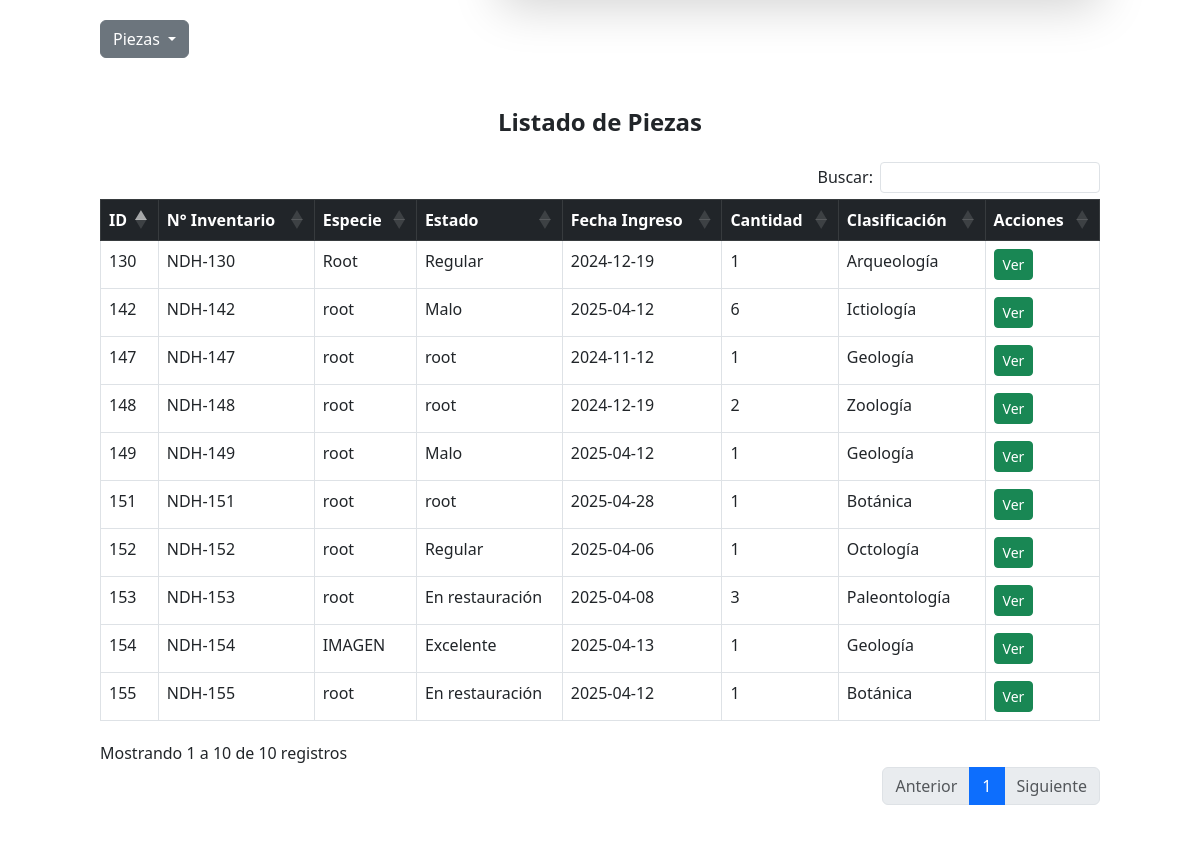
Before: /listados/piezasListado.php (middle part) with the older database file.
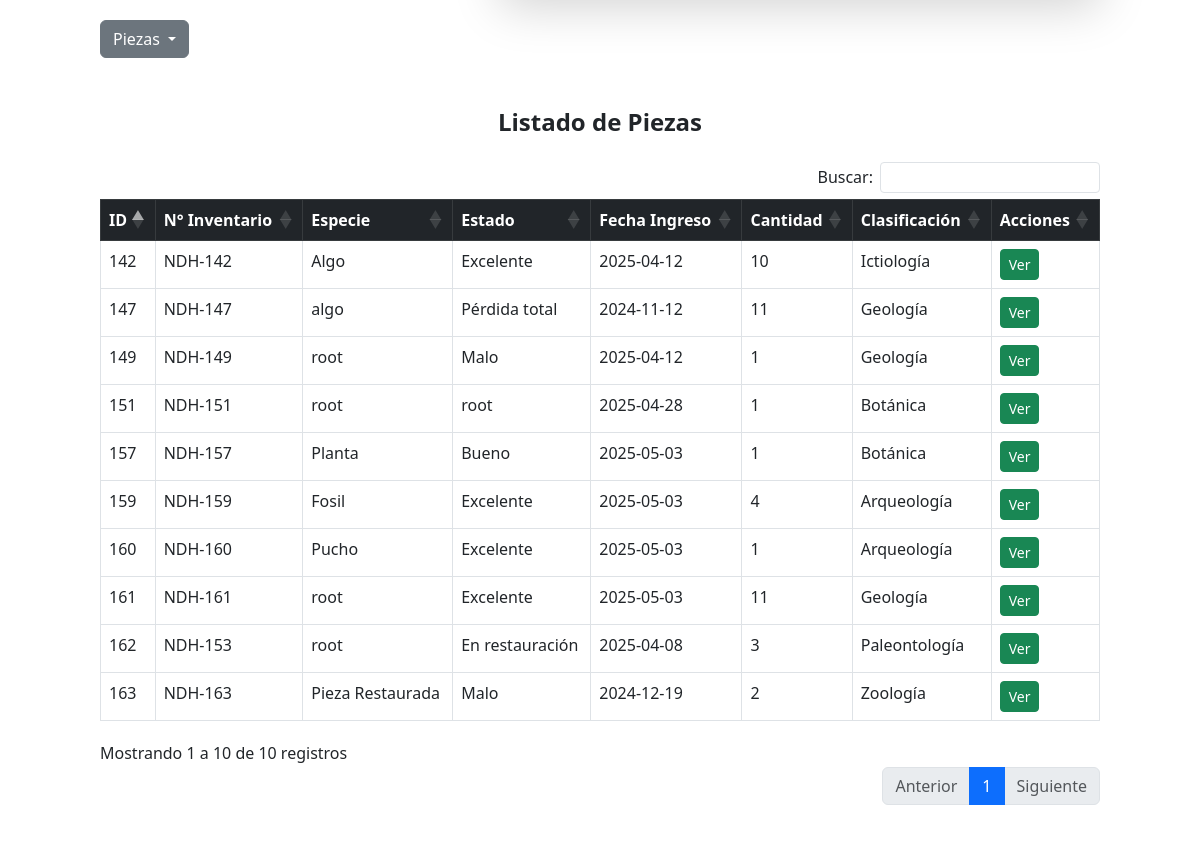
After: the same page with the newer database file.
### tables this page shows
CREATE TABLE `pieza` (
  `idPieza` int(11) NOT NULL,
  `num_inventario` varchar(255) DEFAULT NULL,
  `especie` varchar(255) DEFAULT NULL,
  `estado_conservacion` varchar(255) DEFAULT NULL,
  `fecha_ingreso` date DEFAULT NULL,
  `cantidad_de_piezas` varchar(255) DEFAULT NULL,
  `clasificacion` varchar(255) DEFAULT NULL,
  `observacion` varchar(255) DEFAULT NULL,
  `imagen` varchar(255) DEFAULT NULL,
  `Donante_idDonante` int(11) NOT NULL
);

### modelo/bd.php (called while the page is built, shortened)
<?php
class Db {
	public function __construct($host='localhost',$db_name='museo',$db_user='root',$db_pass='') {
		$this->host = $host;
		$this->db = $db_name;
		$this->user = $db_user;
		$this->pass = $db_pass;
		try {
           $this->conection = new PDO('mysql:host='.$this->host.'; dbname='.$this->db, $this->user, $this->pass);
        } catch (PDOException $e) {
            echo $e->getCode()." ; ".$e->getMessage();
            exit();
        }
	}
}

### modelo/pieza.php (called while the page is built, shortened)
<?php
require_once "bd.php";
class Pieza {
    protected $table = "pieza";
    protected $conection;
    private function getConection() {
        $db = new Db();
        $this->conection = $db->conection;
    }
    public function getAllPiezas() {
        $sql = "SELECT * FROM " . $this->table;
        $stmt = $this->conection->prepare($sql);
        $stmt->execute();
        return $stmt->fetchAll(PDO::FETCH_ASSOC);
    }
}
?>

### listados/piezasListado.php (the view, shortened to what this page needs)
<?php
require_once "../modelo/pieza.php";
$pieza = new Pieza();
$piezas = $pieza->getAllPiezas();
?>
<!DOCTYPE html>
<html lang="es">
<head>
    <link href="https://cdn.jsdelivr.net/npm/bootstrap@5.3.0/dist/css/bootstrap.min.css" rel="stylesheet">
    <link href="https://cdn.jsdelivr.net/npm/tailwindcss@2.2.19/dist/tailwind.min.css" rel="stylesheet">
    <link rel="stylesheet" href="https://cdn.datatables.net/1.11.5/css/dataTables.bootstrap5.min.css">
    <link rel="stylesheet" href="https://cdn.datatables.net/buttons/2.2.2/css/buttons.dataTables.min.css">
    <link rel="stylesheet" href="../public/css/index.css">
</head>
<body>
<?php include('../includes/breadcrumb.php')?>
<div class="container mt-5">
    <h1 class="mb-4 text-center text-2xl font-bold">Listado de Piezas</h1>
<table id="tablaPiezas" class="table table-hover table-bordered w-100">
    <thead class="table-dark">
        <tr>
            <th>ID</th>
            <th class="d-none d-sm-table-cell">N° Inventario</th>
            <th>Especie</th>
            <th class="d-none d-md-table-cell">Estado</th>
            <th class="d-none d-lg-table-cell">Fecha Ingreso</th>
            <th class="d-none d-sm-table-cell">Cantidad</th>
            <th class="d-none d-md-table-cell">Clasificación</th>
            <th>Acciones</th>
        </tr>
    </thead>
    <tbody>
        <?php if (!empty($piezas)) : ?>
            <?php foreach ($piezas as $p) : ?>
                <tr id="pieza-<?php echo $p['idPieza']; ?>">
                    <td><?php echo $p['idPieza']; ?></td>
                    <td class="d-none d-sm-table-cell"><?php echo $p['num_inventario']; ?></td>
                    <td><?php echo $p['especie']; ?></td>
                    <td class="d-none d-md-table-cell"><?php echo $p['estado_conservacion']; ?></td>
                    <td class="d-none d-lg-table-cell"><?php echo $p['fecha_ingreso']; ?></td>
                    <td class="d-none d-sm-table-cell"><?php echo $p['cantidad_de_piezas']; ?></td>
                    <td class="d-none d-md-table-cell"><?php echo $p['clasificacion']; ?></td>
                    <td>
                        <div class="btn-group btn-group-sm" role="group">
                            <a href="funciones/verPieza.php?id=<?php echo $p['idPieza']; ?>" class="btn btn-success">Ver</a>
                        </div>
                    </td>
                </tr>
            <?php endforeach; ?>
        <?php else : ?>
            <tr>
                <td colspan="8" class="text-center">No hay piezas registradas.</td>
            </tr>
        <?php endif; ?>
    </tbody>
</table>
</div>
</body>
</html>

Changed rows visible on the page:
removed pieza: idPieza "130", num_inventario "NDH-130", especie "Root", estado_conservacion "Regular", fecha_ingreso "2024-12-19", cantidad_de_piezas "1", clasificacion "Arqueología"
removed pieza: idPieza "148", num_inventario "NDH-148", especie "root", estado_conservacion "root", fecha_ingreso "2024-12-19", cantidad_de_piezas "2", clasificacion "Zoología"
removed pieza: idPieza "152", num_inventario "NDH-152", especie "root", estado_conservacion "Regular", fecha_ingreso "2025-04-06", cantidad_de_piezas "1", clasificacion "Octología"
removed pieza: idPieza "153", num_inventario "NDH-153", especie "root", estado_conservacion "En restauración", fecha_ingreso "2025-04-08", cantidad_de_piezas "3", clasificacion "Paleontología"
removed pieza: idPieza "154", num_inventario "NDH-154", especie "IMAGEN", estado_conservacion "Excelente", fecha_ingreso "2025-04-13", cantidad_de_piezas "1", clasificacion "Geología"
removed pieza: idPieza "155", num_inventario "NDH-155", especie "root", estado_conservacion "En restauración", fecha_ingreso "2025-04-12", cantidad_de_piezas "1", clasificacion "Botánica"
changed pieza "NDH-142": especie "root" → "Algo"; estado_conservacion "Malo" → "Excelente"; cantidad_de_piezas "6" → "10"
changed pieza "NDH-147": especie "root" → "algo"; estado_conservacion "root" → "Pérdida total"; cantidad_de_piezas "1" → "11"
added pieza: idPieza "157", num_inventario "NDH-157", especie "Planta", estado_conservacion "Bueno", fecha_ingreso "2025-05-03", cantidad_de_piezas "1", clasificacion "Botánica"
added pieza: idPieza "159", num_inventario "NDH-159", especie "Fosil", estado_conservacion "Excelente", fecha_ingreso "2025-05-03", cantidad_de_piezas "4", clasificacion "Arqueología"
added pieza: idPieza "160", num_inventario "NDH-160", especie "Pucho", estado_conservacion "Excelente", fecha_ingreso "2025-05-03", cantidad_de_piezas "1", clasificacion "Arqueología"
added pieza: idPieza "161", num_inventario "NDH-161", especie "root", estado_conservacion "Excelente", fecha_ingreso "2025-05-03", cantidad_de_piezas "11", clasificacion "Geología"
added pieza: idPieza "162", num_inventario "NDH-153", especie "root", estado_conservacion "En restauración", fecha_ingreso "2025-04-08", cantidad_de_piezas "3", clasificacion "Paleontología"
added pieza: idPieza "163", num_inventario "NDH-163", especie "Pieza Restaurada", estado_conservacion "Malo", fecha_ingreso "2024-12-19", cantidad_de_piezas "2", clasificacion "Zoología"
